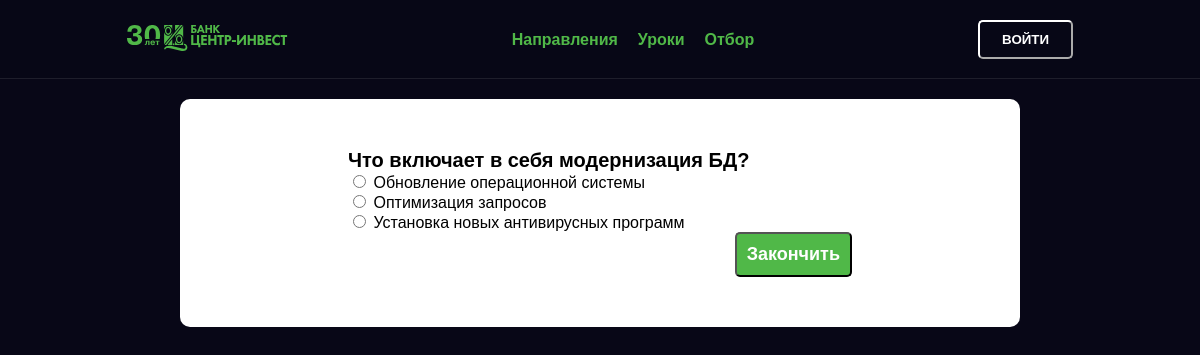
/practicum/article/quiz/1/, run on the app's committed database.
### practicum/models.py (models this page shows, shortened)
class Question(models.Model):
    text = models.CharField(max_length=200)
    quiz = models.ForeignKey(Quiz, on_delete=models.CASCADE)
    created = models.DateTimeField(auto_now_add=True)
    def __str__(self):
        return str(self.text)
    def get_answers(self):
        return self.answer_set.all()
    class Meta:
        verbose_name = 'Вопрос'
        verbose_name_plural = 'Вопросы'

class Answer(models.Model):
    text = models.CharField(max_length=200)
    correct = models.BooleanField(default=False)
    question = models.ForeignKey(Question, on_delete=models.CASCADE)
    created = models.DateTimeField(auto_now_add=True)
    class Meta:
        verbose_name = 'Ответ'
        verbose_name_plural = 'Ответы'

### practicum/views.py (the view, shortened to what this page needs)
# urls.py: path("article/quiz/<int:pk>/", QuizDetail.as_view(), name="QuizDetail"),
class QuizDetail(DetailView):
    model = Quiz
    template_name = "article/quiz-detail.html"
    context_object_name = 'quiz'

### practicum/models.py (called while the page is built)
    def get_questions(self):
        questions = list(self.question_set.all())
        random.shuffle(questions)
        return questions

### templates/article/quiz-detail.html (shortened to what this page needs)
{% load poll_extras %}
{% load static %}
<!DOCTYPE html>
<html lang="en">
<head>
    <link rel="stylesheet" href="{% static 'css/detail.css' %}">
</head>
<body>
<header>
    <div class="logo">
        <img src="{% static 'img/logo.svg' %}" alt="Банк Центр-инвест">
    </div>
    <div class="catalog">
        <nav><a>Направления</a></nav>
        <nav><a href="/practicum/article">Уроки</a></nav>
        <nav><a>Отбор</a></nav>
    </div>
    {% if request.user.is_authenticated %}
        <div class="statement">
            <div class="user_info">
                <p class="username">{{ user.username }}</p>
                <p class="fl_name">{{ user.last_name }} {{ user.first_name.0 }}. {{ user.patronymic.0 }}.</p>
            </div>
            <button onclick="window.location.href='/logout';">Выйти</button>
        </div>
    {% else %}
        <div class="statement">
            <button>Войти</button>
        </div>
    {% endif %}
</header>
<div class="container">
    <form class="testo" method="post">
        {% for i in quiz.get_questions %}
            <div class="sec_test" id="ques_{{ forloop.counter }}" style=" {% if forloop.counter == 1 %}{% else %}display: none;{% endif %}">
                <div class="white-box state-box quiz-info">
                    <div class="mb-2">
                        <b style="font-size: 20px;">{{ i }}</b>
                    </div>
                    {% for q in i.get_answers %}
                            <div>
                                <input type="radio" class="ans" id="{{ i }}-{{ q.text }}" name="ques_{{ i.pk }}" value="{{ q.text }}">
                                <label for="${question}" style="font-size: 16px;">{{ q.text }}</label>
                            </div>
                        {% endfor %}
                    {% if quiz.get_questions|length == forloop.counter %}
                        <div class="start-btn">
                            <button type="submit" class="btn btn_quiz button_pag">Закончить</button>
                        </div>
                    {% endif %}
                </div>
            </div>
        {% endfor %}
    </form>
</div>
</body>
</html>

### static/css/detail.css (style rules this page uses)
* { transition: 0.3s; }
:root { --base: #080717; --text: #50b848; --white: #fff; --white-btn: #fff; }
body { margin: 0; background: var(--base); font-family: YS Text, Helvetica, Arial, sans-serif;; }
a, u { text-decoration: none; }
a { color: var(--text); }
.container { max-width: 1920px; width: 70%; display: flex; margin: 20px auto; justify-content: center; background-color: var(--white); border-radius: 10px; flex-direction: column; }
header { display: flex; flex-direction: row; justify-content: space-around; align-items: center; align-content: center; padding: 20px; box-shadow: inset 0 -1px 0 rgb(228 228 227 / 10%); background-color: rgba(07, 07, 23, 0.9); }
.catalog { display: flex; flex-direction: row; align-items: center; }
.catalog nav { font-size: 16px; font-weight: 700; color: var(--text); margin: 0 10px; cursor: pointer; }
.logo { cursor: pointer; }
.statement button { padding: 10px 22px; font-weight: bold; border-width: 2px; text-transform: uppercase; color: var(--white-btn); text-align: center; background-color: transparent; background-repeat: no-repeat; cursor: pointer; overflow: hidden; outline: none; border-color: var(--white-btn); border-radius: 5px; }
.statement { display: flex; }
.button_pag { padding: 10px; color: var(--white); background-color: var(--text); font-size: 18px; font-weight: 600; border-radius: 5px; margin-left: 10px; }
.testo { padding: 0 20%; padding-bottom: 50px; }
.sec_test { margin-top: 50px; }
.btn_quiz { float: right; }

### data on the page
Question: text "Что включает в себя модернизация БД?", shows "Закончить"
Answer: text "Обновление операционной системы"
Answer: text "Оптимизация запросов"
Answer: text "Установка новых антивирусных программ"
